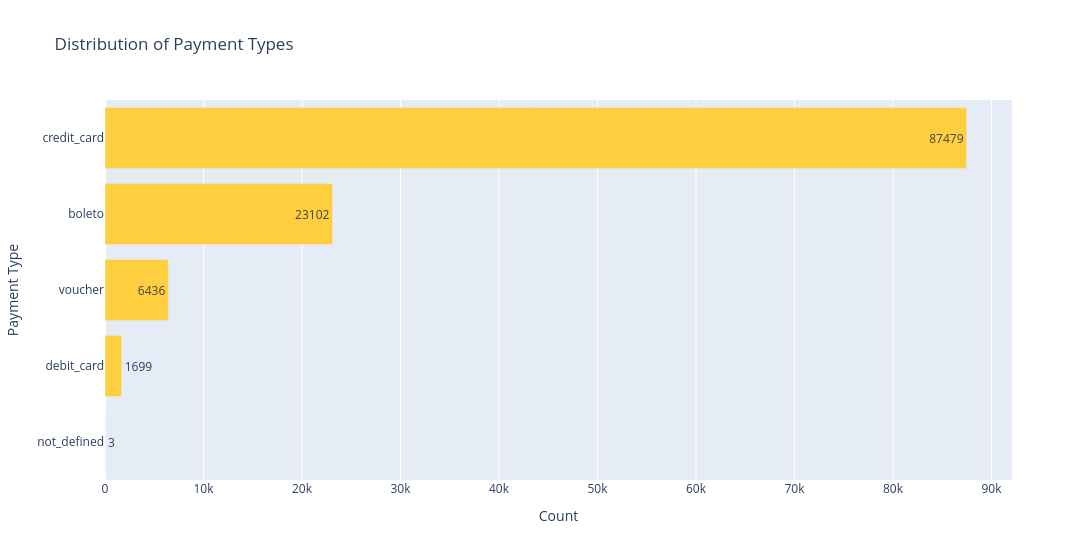

Notebook code for this chart:
### Code cell
# What is the distribution of `payment_type`?

df0 = df['payment_type'].value_counts().reset_index().sort_values('count', ascending=True)
df0.columns = ['payment_type', 'count']
fig = px.bar(df0, x='count', y='payment_type', 
             orientation='h', title='Distribution of Payment Types', width=1200,
             color_discrete_sequence=["#ffcf40"], text='count')
fig.update_layout(xaxis_title='Count', yaxis_title='Payment Type',)
fig.show()

### Figure 1 — Plotly figure (JSON) as saved in the notebook; plotly's stock layout.template omitted (floating-point values rounded to 4 significant figures)
{"data": [{"hovertemplate": "count=%{text}<br>payment_type=%{y}<extra></extra>", "legendgroup": "", "marker": {"color": "#ffcf40", "pattern": {"shape": ""}}, "name": "", "orientation": "h", "showlegend": false, "text": [3.0, 1699.0, 6436.0, 23100.0, 87480.0], "textposition": "auto", "type": "bar", "x": [3, 1699, 6436, 23102, 87479], "xaxis": "x", "y": ["not_defined", "debit_card", "voucher", "boleto", "credit_card"], "yaxis": "y"}], "layout": {"barmode": "relative", "legend": {"tracegroupgap": 0}, "title": {"text": "Distribution of Payment Types"}, "width": 1200, "xaxis": {"anchor": "y", "domain": [0, 1], "title": {"text": "Count"}}, "yaxis": {"anchor": "x", "domain": [0, 1], "title": {"text": "Payment Type"}}}}
